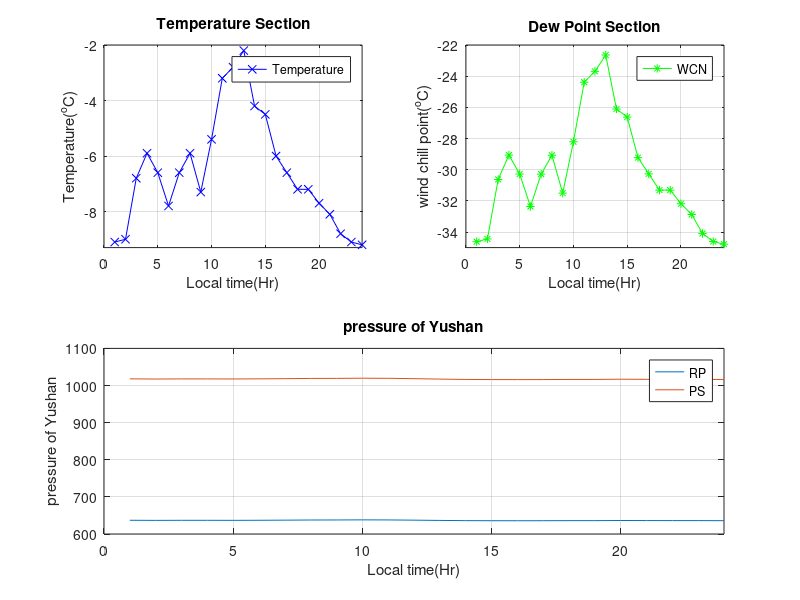

MATLAB code for this plot:
pkg load io
clear all
%reference:http://mathesaurus.sourceforge.net/octave-r.html
% import data from CSV or XLS: xlsread
SHAN = xlsread ('Yushan20150210.csv')
time = SHAN(2:25, 1);
pressure = SHAN(2:25, 2);
temperature = SHAN(2:25, 3);
RH = SHAN(2:25, 4);
windspeed = SHAN(2:25, 5)*3.6;
WCN = 13.12+0.6215.*temperature-11.37.*(pressure.^0.16) + 0.3965*temperature.*(pressure.^0.16)
PS = pressure/(exp(-3844/8200))

figure(11)
subplot(2,2,1)
plot(time, temperature, 'xb-')
legend('Temperature')
xlabel('Local time(Hr)')
ylabel('Temperature(^{o}C)')
title('Temperature Section')
grid on
axis([0 24 -9.3 -2])
%----------------------------------
%2
subplot(2,2,2)
plot(time, WCN, '*g-')
legend('WCN')
xlabel('Local time(Hr)')
ylabel('wind chill point(^{o}C)')
title('Dew Point Section')
grid on
axis([0 24 -35 -22])
%----------------------------------
%3
subplot(2,1,2)
plot(time, pressure, time , PS)
legend('RP', 'PS')
xlabel('Local time(Hr)')
ylabel('pressure of Yushan')
title('pressure of Yushan')
grid on
axis([0 24 600 1100])